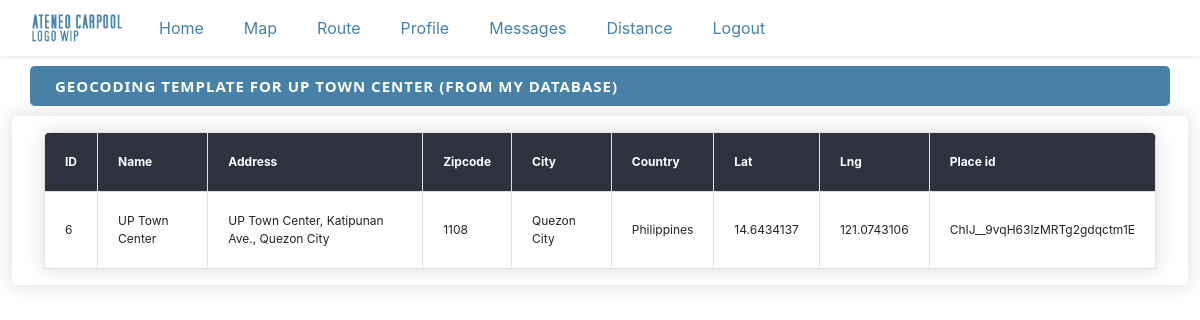
Screenshot of /geocoding/6 with the database file from the repository.
### project_content/models.py (models this page shows, shortened)
class Locations(models.Model):
    name = models.CharField(max_length=500)
    zipcode = models.CharField(max_length=200, blank=True, null=True)
    city = models.CharField(max_length=200, blank=True, null=True)
    country = models.CharField(max_length=200, blank=True, null=True)
    address = models.CharField(max_length=200, blank=True, null=True)
    created_at = models.DateTimeField(auto_now_add=True, blank=True, null=True)
    edited_at = models.DateTimeField(auto_now=True)
    lat = models.CharField(max_length=200,blank=True, null=True)
    lng = models.CharField(max_length=200,blank=True, null=True)
    place_id = models.CharField(max_length=200,blank=True, null=True)

### project_content/views.py (the view, shortened to what this page needs)
# urls.py: path("geocoding/<int:pk>", GeocodingView.as_view(), name='geocoding'),
class GeocodingView(View):
    template_name = "project_content/geocoding.html"
    def get(self,request,pk):
        location = Locations.objects.get(pk=pk)
        if location.lng and location.lat and location.place_id != None:
            lat = location.lat
            lng = location.lng
            place_id = location.place_id
            label = "from my database"
        else:
            result = ""
            lat = ""
            lng = ""
            place_id = ""
            label = "no call made"
        context = {
            'location':location,
            'lat':lat,
            'lng':lng,
            'place_id':place_id,
            'label': label
        }
        return render(request, self.template_name, context)

### project_content/templates/project_content/geocoding.html
{% extends 'project_content/base.html' %}
{% block content %}
<div class="pageholder" style="width: 100%;">
    <div class="titleholder container">
        <div class="title"> Geocoding template for {{location.name}} ({{label}})</div>
    </div>
    <div class="linkholder" style="margin-left: auto; margin-right: auto;">
            <table id="ourtable3" class="myTable m-3">
                <thead>
                    <tr>
                        <th>ID</th>
                        <th>Name</th>
                        <th>Address</th>
                        <th>Zipcode</th>
                        <th>City</th>
                        <th>Country</th>
                        <th>Lat</th>
                        <th>Lng</th>
                        <th>Place id</th>
                    </tr>
                </thead>
                <tbody>
                    <tr>
                        <td> {{location.id}} </td>
                        <td> {{location.name}} </td>
                        <td> {{location.address}} </td>
                        <td> {{location.zipcode}} </td>
                        <td> {{location.city}} </td>
                        <td> {{location.country}} </td>
                        <td> {{lat}} </td>
                        <td> {{lng}} </td>
                        <td> {{place_id}} </td>
                    </tr>
                </tbody>
            </table>
     </div>
</div>
{% endblock %}

### project_content/static/project_content/main.css (style rules this page uses)
:root { --main-color: #4881a8; --highlight-color: #004e83; --alternating-tr-color: #00000014; --light-hover-color: #00000020; --hover-color: #00000030; --dark-color: #2D323E; --alert-color: #a84848; --highlight-alert-color: #990000; --geocode-color: #0f91e7; }
.myTable { font-size: 12px; min-width: 400px; overflow: hidden; border-radius: 7px 7px 0 0; box-shadow: 0 0 20px rgba(0, 0, 0, .15); }
.myTable th { background-color: var(--dark-color); color: white; font-weight: bold; }
.myTable td, .myTable th { border: 0.01em solid #e3e2e2; padding: 20px; text-align: left; border-bottom: 1px solid #ddd; }
.pageholder, form { display: flex; flex-direction: column; justify-content: center; width: 80%; }
.titleholder, .linkholder { display: flex; margin-top: 10px; width: 98%; border-radius: 5px; }
.titleholder { display: 'flex'; justify-content:'space-between'; background-color: var(--main-color); align-items: center; height: 40px; }
.linkholder { box-shadow: 0 0 20px rgba(0, 0, 0, .15); flex-direction: column; padding-left: 16px; padding-right: 16px; }
.title { color: white; margin-left: 10px; font-weight: bold; font-size: 15px; font-family: 'Segoe UI', Tahoma, Geneva, Verdana, sans-serif; text-transform: uppercase; letter-spacing: 1px; }
tr { transition: all 0.6s ease-in-out; }

### rows the page displays
Locations: name "UP TOWN CENTER", id "6", name "UP Town Center", address "UP Town Center, Katipunan Ave., Quezon City", zipcode "1108", city "Quezon City", country "Philippines", lat "14.6434137", lng "121.0743106", place "ChIJ__9vqH63lzMRTg2gdqctm1E"

### other values shown
{{ label }} "FROM MY DATABASE"
